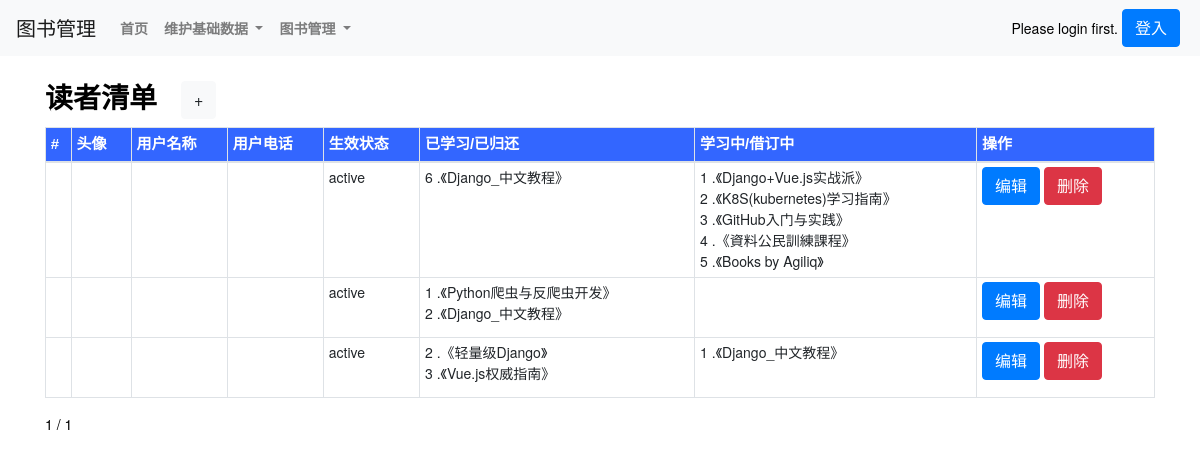
The app's page /theUserlist_show/, older data.
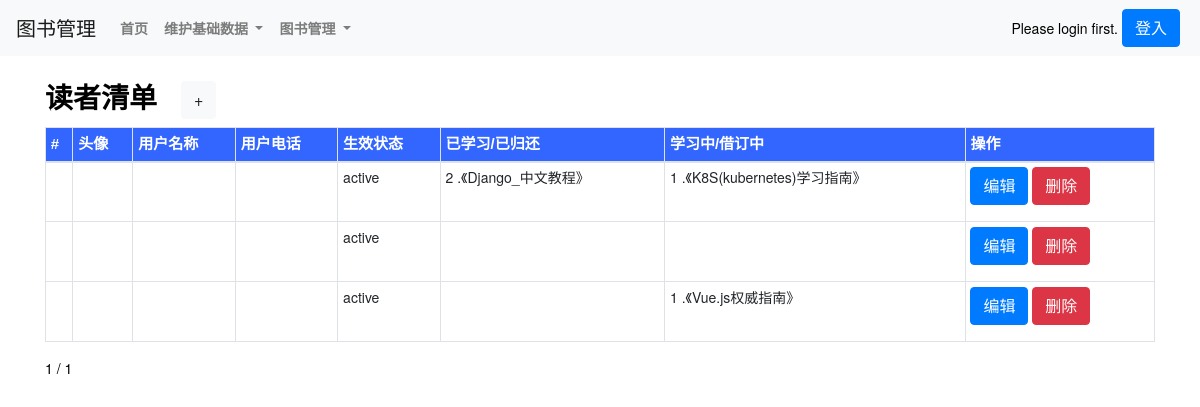
The same page, newer data.
### book/models.py (models this page shows, shortened)
class User(AbstractUser):
    dept = models.CharField(max_length=500,verbose_name=('部门'),blank=True, null=True,)
    age = models.IntegerField(verbose_name=('年龄'),blank=True, null=True,)
    mobilenumber = models.CharField(max_length=500,verbose_name=('电话号码'),blank=True, null=True,)
    role = models.CharField(max_length=500,verbose_name=('角色'),blank=True, null=True,)
    theUser_status1 = models.CharField(max_length=500,verbose_name=('用户状态1'),choices=THEUSERSTATUS_TYPE,default='active')
    field1 = models.CharField(max_length=500,verbose_name=('属性1'),blank=True, null=True,)
    field2 = models.CharField(max_length=500,verbose_name=('属性2'),blank=True, null=True,)
    field3 = models.CharField(max_length=500,verbose_name=('属性3'),blank=True, null=True,)
    field4 = models.CharField(max_length=500,verbose_name=('属性4'),blank=True, null=True,)
    class Meta(AbstractUser.Meta):
        swappable = 'AUTH_USER_MODEL'

class theBorrow(models.Model):
    boid = models.AutoField(primary_key=True)
    theBorrow_add_datetime = models.DateTimeField(max_length=500,verbose_name=('创建日期'),auto_now_add=True)
    theBorrow_update_datetime = models.DateTimeField(max_length=500,verbose_name=('修改日期'),auto_now=True)
    theBorrow_theUser = models.ForeignKey(User,on_delete=models.CASCADE) #related_name='borrow_theUser',
    theBorrow_theBook = models.ForeignKey(theBook,on_delete=models.CASCADE)  #,related_name='borrow_theBook'
    theBorrow_duration = models.IntegerField(verbose_name=('借订天数'),blank=True, null=True,)
    theBorrow_status1 = models.CharField(max_length=500, choices=THEBORROWSTATUS_TYPE, verbose_name=('借订状态1'))
    theBorrow_status2 = models.CharField(max_length=500,verbose_name=('借订状态2'),blank=True, null=True,)
    theBorrow_status3 = models.CharField(max_length=500,verbose_name=('借订状态3'),blank=True, null=True,)
    class Meta:
        verbose_name = ('借订')
        verbose_name_plural = ('借订')
        unique_together = [['theBorrow_theUser','theBorrow_theBook']] # 联合唯一

class theBook(models.Model):
    bid = models.AutoField(primary_key=True)
    theBook_name = models.CharField(max_length=500,verbose_name=('图书名称'),)
    theBook_location = models.ForeignKey(location,blank=True, null=True, on_delete=models.CASCADE,related_name='Book_location')
    theBook_type = models.CharField(max_length=500, verbose_name=('电子书/纸质书'),choices=THEBOOK_TYPE,)
    theBook_category = models.ForeignKey(category,blank=True, null=True, on_delete=models.CASCADE,related_name='Book_category')
    theBook_logo = models.ImageField(max_length=500, verbose_name=('图书照片1'),upload_to='images/')
    theBook_attachment = models.FileField(max_length=10000,verbose_name=('图书附件(备用)'),blank=True, null=True,upload_to='file')
    theBook_status1 = models.CharField(max_length=500,verbose_name=('图书状态1'),choices=THESTATUS_TYPE,)
    theBook_status2 = models.CharField(max_length=500,verbose_name=('图书状态2(备用)'),blank=True, null=True,)
    theBook_status3 = models.CharField(max_length=500,verbose_name=('图书状态3(备用)'),blank=True, null=True,)
    theBook_id = models.CharField(max_length=500,verbose_name=('图书编号(备用)'),blank=True, null=True,)
    theBook_information1 = models.TextField(max_length=10000,verbose_name=('图书信息1'),blank=True, null=True,)
    theBook_information2 = models.TextField(max_length=10000,verbose_name=('图书信息2(备用)'),blank=True, null=True,)
    theBook_information3 = models.TextField(max_length=10000,verbose_name=('图书信息3(备用)'),blank=True, null=True,)
    theBook_information4 = models.TextField(max_length=10000,verbose_name=('图书信息4(备用)'),blank=True, null=True,)
    theBook_information5 = models.TextField(max_length=10000,verbose_name=('图书信息5(备用)'),blank=True, null=True,)
    class Meta:
        verbose_name = ('图书')
        verbose_name_plural = ('图书')
        ordering = ['theBook_category'] # 返回值排序

### book/views.py (the view)
# urls.py: path('theUserlist_show/', views.theUserlist_show, name='theUserlist_show'),
def theUserlist_show(request,page=1):
    theUserlist = User.objects.all()
    paginator = Paginator(theUserlist, 5)
    try:
        page_obj = paginator.page(page)
    except PageNotAnInteger:
        page_obj = paginator.page(1)
    except EmptyPage:
        page_obj = paginator.page(paginator.num_pages)
    return render(request,'theUserlist_show.html',locals())

### templates/theUserlist_show.html (shortened to what this page needs)
{% extends 'base.html' %}
{% load static %}
{% block body_block %}
<div class="container">
    <div class="row py-4 align-items-center">
        <div class="col-lg-12 col-md-12 mt-0 table-responsive"  style="background-color: #fff;">
            <h3 class="font-weight-bold">读者清单<a class="ml-4 btn btn-light" href="/theUserlist_new/">+</a></h3>
            <table class="table table-striped table-sm table-bordered ">
                <thead>
                    <tr style="color:White;background-color:#3366FF;font-family:微軟正黑體,Tahoma,Arial,微軟雅黑體;font-size:15px;">
                        <th scope="col">#</th>
                        <th scope="col">头像</th>
                        <th scope="col">用户名称</th>
                        <th scope="col">用户电话</th>
                        <th scope="col">生效状态</th>
                        <th scope="col">已学习/已归还</th>
                        <th scope="col">学习中/借订中</th>
                        <th scope="col">操作</th>
                    </tr>
                </thead>
                {% for theUser in page_obj.object_list %}
                    <td>{{ theUser.uid }}</td>
                    <td class="" style="width:60px; height:60px">
                    </td>
                    <td>{{ theUser.theUser_name }}</td>
                    <td>{{ theUser.theUser_phone }}</td>
                    <td>{{ theUser.theUser_status1 }}</td>
                    <td>
                        {% for object in theUser.theborrow_set.all %}
                            {% if object.theBorrow_status1 == '已归还' or object.theBorrow_status1 == '已学习' %}
                                <div>{{ forloop.counter }} .《{{ object.theBorrow_theBook.theBook_name }}》</div>
                            {% endif %}
                        {% endfor %}
                    </td>
                    <td>
                        {% for object in theUser.theborrow_set.all %}
                            {% if object.theBorrow_status1 == '借订中' %}
                                <div>{{ forloop.counter }} .《{{ object.theBorrow_theBook.theBook_name }}》</div>
                            {% endif %}
                        {% endfor %}
                    </td>
                    <td>
                        <a class="btn btn-primary btn-xs" href="/theUserlist_edit/{{ theUser.uid }}/">编辑</a>
                        <a class="btn btn-danger btn-xs" href="/theUserlist_delete/{{ theUser.uid }}/">删除</a>
                    </td>
                {% endfor %}
            </table>
            <div class="pagination">
                <span class="step-links">
                    <span class="current">
                            {{ page_obj.number }} / {{ page_obj.paginator.num_pages }}
                    </span>
                </span>
            </div>
        </div>
    </div>
</div>
<br>
<br>
<br>
<br>
<br>
{% endblock %}

### templates/base.html (shortened to what this page needs)
{% load static %}
<!DOCTYPE html>
<html>
    <head>
        <link href="{% static 'css/bootstrap.css' %}" rel="stylesheet">
    </head>
<body>
    {% block nav_block %}
    <nav class="navbar navbar-expand-lg navbar-light bg-light">
        <a class="navbar-brand" href="#">图书管理</a>
        <div class="collapse navbar-collapse" id="navbarSupportedContent">
          <div class="navbar-nav">
            <a class="nav-link  font-weight-bold" href="/" >首页</a>
            <li class="nav-item dropdown">
                <a class="nav-link  font-weight-bold dropdown-toggle" href="/list/" id="navbarDropdown" role="button" data-toggle="dropdown">
                    维护基础数据
                </a>
            </li>
            <li class="nav-item dropdown">
                <a class="nav-link  font-weight-bold dropdown-toggle" href="/list/" id="navbarDropdown" role="button" data-toggle="dropdown">
                    图书管理
                </a>
            </li>
          </div>
        </div>
        {% if user.is_authenticated %}
            <div class="nav-item dropdown">
                <a class="nav-link active font-weight-bold text-info dropdown-toggle" href="#" id="navbarDropdown" role="button" data-toggle="dropdown">
                    用户管理
                </a>
                <div class="dropdown-menu" aria-labelledby="navbarDropdown">
                    <a class="dropdown-item" href="/theUserlist_new/">注册</a>
                    <div class="dropdown-divider"></div>
                    <a class="dropdown-item" href="/theUserlist_edit/{{ request.user.id }}/">修改信息</a>
                    <div class="dropdown-divider"></div>
                    <a class="dropdown-item" href="/user_logout/">登出</a>
                </div>
            </div>
            Welcome {{ user.username }}
        {% else %}
            Please login first.
            <a class="float-right btn btn-primary mx-1 " href="/user_login/">登入</a>
        {% endif %}
    </nav>
    {% endblock %}
    {% block body_block %}
    {% endblock %}
</body>
</html>

### templates/base.html (style rules this page uses)
html, body { position: relative; height: 100%; }
body { background: #fff; font-family: Helvetica Neue, Helvetica, Arial, sans-serif; font-size: 14px; color:#000; margin: 10; padding: 10; }

Row changes from the older to the newer data that the page shows:
removed theBorrow: theBorrow_theBook.theBook_name "Django+Vue.js实战派", shown under User (number 1 of 3 on the later page)
removed theBorrow: theBorrow_theBook.theBook_name "GitHub入门与实践", shown under User (number 1 of 3 on the later page)
removed theBorrow: theBorrow_theBook.theBook_name "資料公民訓練課程", shown under User (number 1 of 3 on the later page)
removed theBorrow: theBorrow_theBook.theBook_name "Books by Agiliq", shown under User (number 1 of 3 on the later page)
removed theBorrow: theBorrow_theBook.theBook_name "Python爬虫与反爬虫开发", shown under User (number 2 of 3 on the later page)
removed theBorrow: theBorrow_theBook.theBook_name "Django_中文教程", shown under User (number 2 of 3 on the later page)
removed theBorrow: theBorrow_theBook.theBook_name "轻量级Django", shown under User (number 3 of 3 on the later page)
removed theBorrow: theBorrow_theBook.theBook_name "Django_中文教程", shown under User (number 3 of 3 on the later page)
changed User (number 3 of 3 on the later page): gains theBorrow (theBorrow_theBook.theBook_name "Vue.js权威指南"); loses theBorrow (theBorrow_theBook.theBook_name "Vue.js权威指南")
